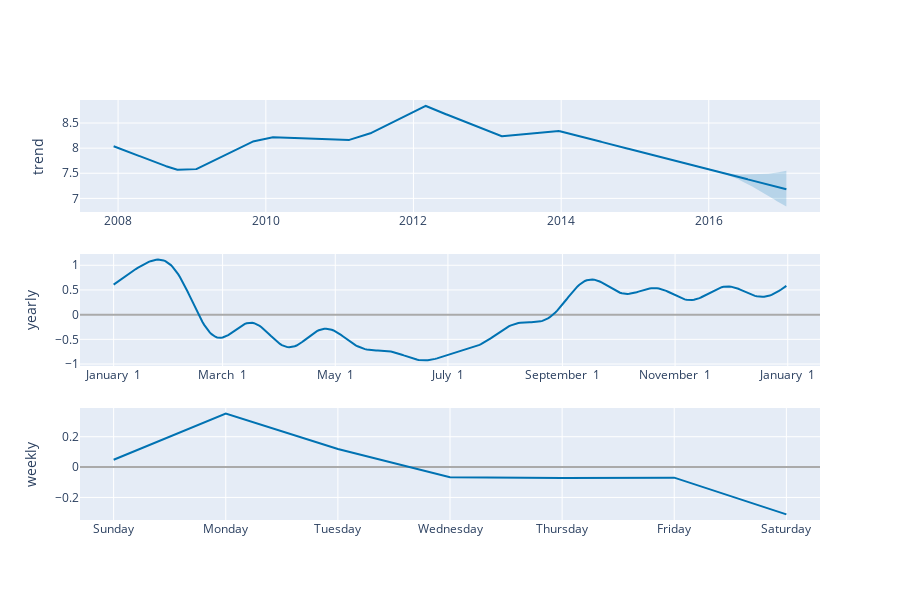

Notebook code for this chart:
### Code cell
plot_components_plotly(m, forecast)

### Figure 1 — Plotly figure (JSON) as saved in the notebook; plotly's stock layout.template omitted (floating-point values rounded to 4 significant figures; data arrays with more than 128 entries replaced by an {"elided": "..."} marker saying what was removed)
{"data": [{"line": {"color": "#0072B2", "width": 2}, "mode": "lines", "name": "trend", "type": "scatter", "x": {"elided": "3270 str values"}, "xaxis": "x", "y": {"elided": "3270 float values"}, "yaxis": "y"}, {"line": {"color": "rgba(0, 114, 178, 0.2)", "width": 0}, "mode": "lines", "name": "trend_upper", "type": "scatter", "x": {"elided": "3270 str values"}, "xaxis": "x", "y": {"elided": "3270 float values"}, "yaxis": "y"}, {"fill": "tonexty", "fillcolor": "rgba(0, 114, 178, 0.2)", "line": {"color": "rgba(0, 114, 178, 0.2)", "width": 0}, "mode": "lines", "name": "trend_lower", "type": "scatter", "x": {"elided": "3270 str values"}, "xaxis": "x", "y": {"elided": "3270 float values"}, "yaxis": "y"}, {"line": {"color": "#0072B2", "width": 2}, "mode": "lines", "name": "yearly", "type": "scatter", "x": {"elided": "365 str values"}, "xaxis": "x2", "y": {"elided": "365 float values"}, "yaxis": "y2"}, {"line": {"color": "#0072B2", "width": 2}, "mode": "lines", "name": "weekly", "type": "scatter", "x": ["2017-01-01T00:00:00", "2017-01-02T00:00:00", "2017-01-03T00:00:00", "2017-01-04T00:00:00", "2017-01-05T00:00:00", "2017-01-06T00:00:00", "2017-01-07T00:00:00"], "xaxis": "x3", "y": [0.04828, 0.3523, 0.1196, -0.06666, -0.07226, -0.06958, -0.3117], "yaxis": "y3"}], "layout": {"height": 600, "showlegend": false, "width": 900, "xaxis": {"anchor": "y", "domain": [0, 1], "range": ["2007-06-26T14:24:00", "2017-07-04T09:36:00"], "type": "date"}, "xaxis2": {"anchor": "y2", "domain": [0, 1], "range": ["2016-12-13T18:54:02.958904115", "2018-01-18T11:04:57.863013581"], "tickformat": "%B %e", "type": "date"}, "xaxis3": {"anchor": "y3", "domain": [0, 1], "range": ["2016-12-31T16:48:00", "2017-01-07T07:12:00"], "tickformat": "%A", "type": "date"}, "yaxis": {"anchor": "x", "domain": [0.7333, 1], "rangemode": "normal", "title": {"text": "trend"}, "zerolinecolor": "#AAA"}, "yaxis2": {"anchor": "x2", "domain": [0.3667, 0.6333], "title": {"text": "yearly"}, "zerolinecolor": "#AAA"}, "yaxis3": {"anchor": "x3", "domain": [0, 0.2667], "title": {"text": "weekly"}, "zerolinecolor": "#AAA"}}}
